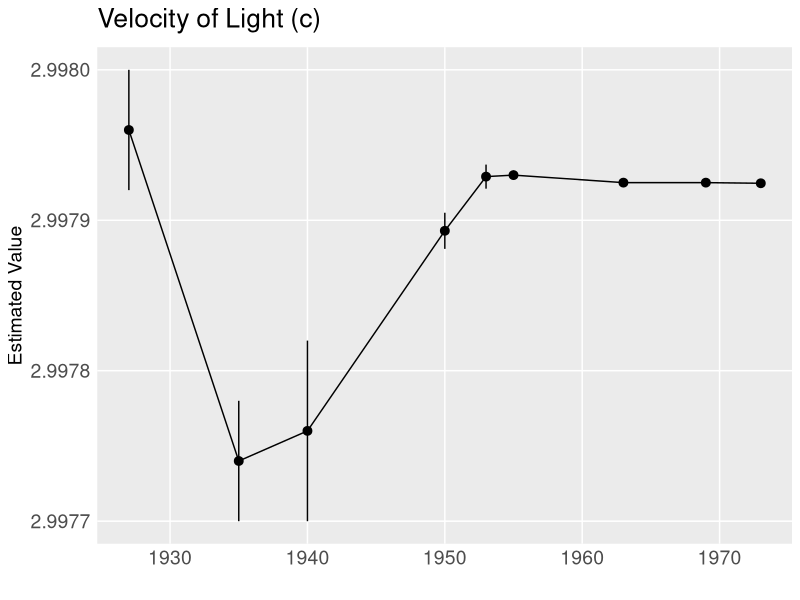
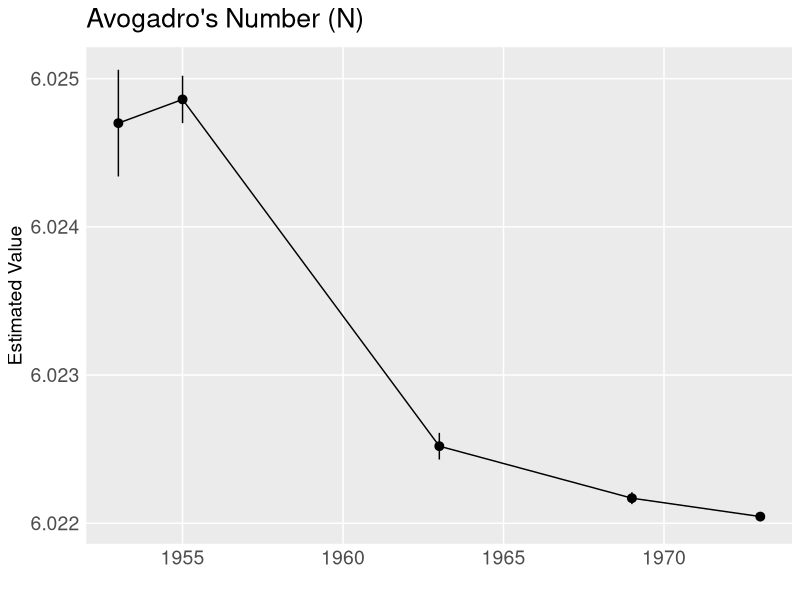
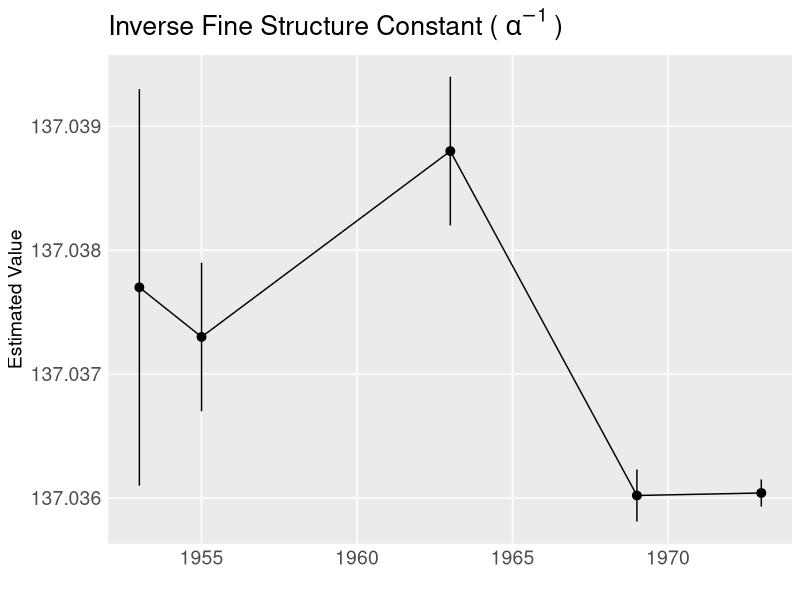
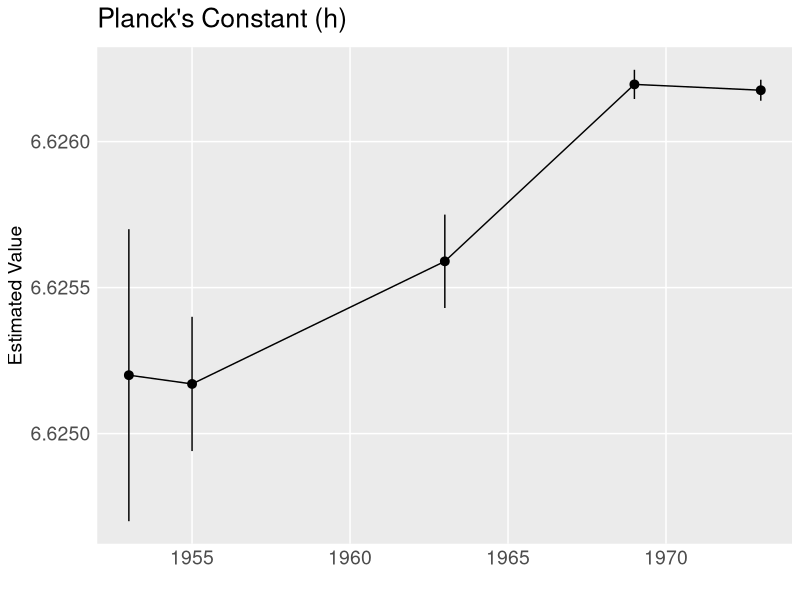
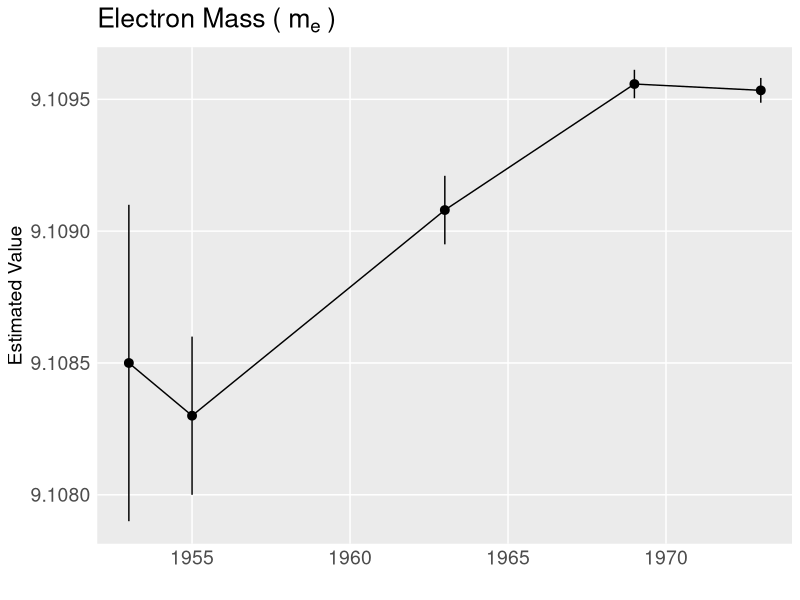
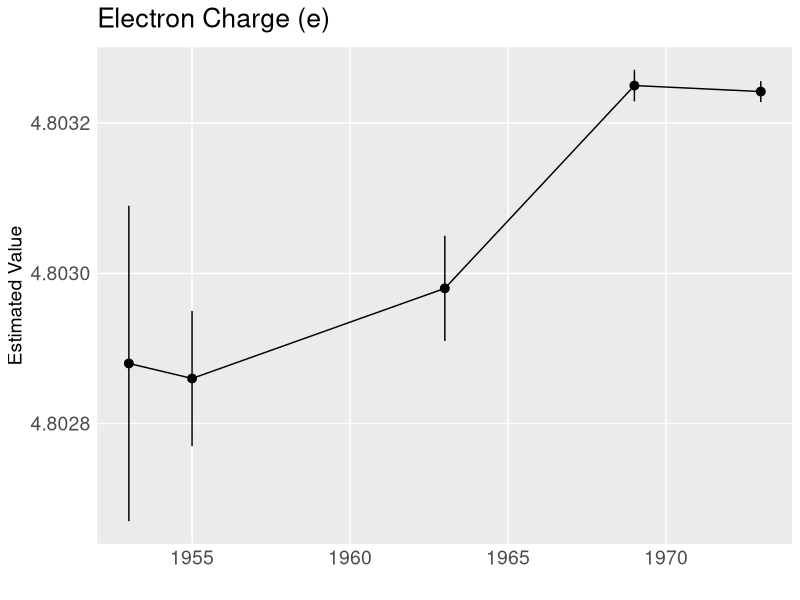
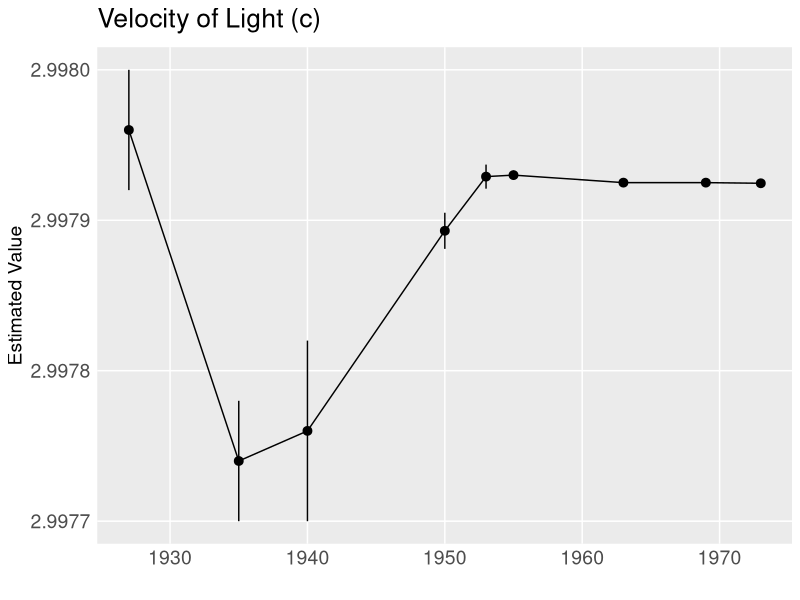
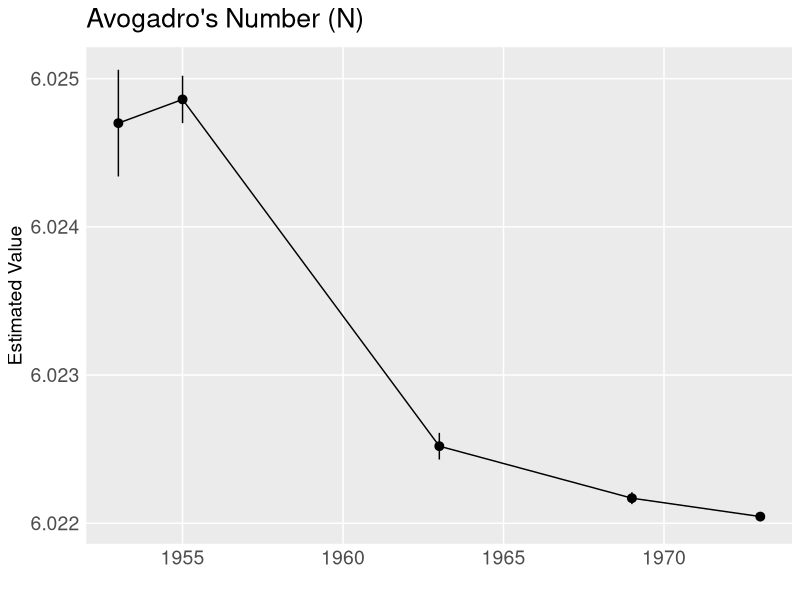

The R script that drew these images, in order:
###--------------------------------------------------------------------------------###
###--------------------------------------------------------------------------------###
### Graphics for recommended values of various physical constants
###--------------------------------------------------------------------------------###
###--------------------------------------------------------------------------------###


##-------------------------------------------------------------------------------##
## Useful variables, libraries, and functions
##-------------------------------------------------------------------------------##
# Get dplyr, ggplot2
library(tidyverse)

# Standard theme for graphics
stdtheme = theme(panel.grid.minor = element_blank(), 
                 axis.ticks = element_blank(),
                 axis.text = element_text(size = 14),
                 axis.title = element_text(size = 14), 
                 title = element_text(size = 16))

###--------------------------------------------------------------###                       
###--------------------------------------------------------------###
#' @name: revcalPlot
#' @param: cnstnt, string, the name of the constant you want to plot
#' @param: lab_title, string, the title for the plot
#' @param: data, data.frame, default to rvs defined above
#' @param: plot_theme, a theme object, default defined as stdtheme,
#             which is defined above.
#' @param: ref, numeric, reference value
#' @param: include_refline, boolean, if true, plot includes a 
#'            horizontal line for a reference value. 
#' @return: plot of recomended values over the years
###--------------------------------------------------------------###
###--------------------------------------------------------------###
recvalPlot = function(cnstnt, lab_title, data = rvs, plot_theme = stdtheme, ref = NA, include_refline = TRUE){

  # Build forest plot vs. time
  plt = data %>% 
    filter(constant == cnstnt) %>%
    ggplot() + 
    geom_pointrange(aes(x = year, y = estimate, 
                        ymin = estimate - error,
                        ymax = estimate + error)) + 
    geom_line(aes(x = year, y = estimate)) + 
    labs(title = lab_title, 
         x = "", 
         y = "Estimated Value") + 
    plot_theme # use the theme above
  
  # Add a horizonal reference line if desired
  if(include_refline){
    
    if(is.na(ref)){ # check that a reference value has been specified
      
      # if no reference value has been specified, use the 1973 value
      ref = dplyr::filter(data, constant == cnstnt, year == 1973)$estimate
    
    }
    
    # add reference line to the plot
    plt = plt + geom_hline(yintercept = ref, lty = 2)
  
  }
  
  ########## RETURN
  return(plt)
}


##-------------------------------------------------------------------------------##
## Read in data
##-------------------------------------------------------------------------------##
rvs = read.csv("./data/recommended values.csv")
head(rvs)

# Names list of constants in Fig 3, some names for the plots and filenames
cnsts  = list(cnst = c("c", "N", "1/alpha", "h", "m_e", "e"),
              name = c("Velocity of Light (c)",
                       "Avogadro's Number (N)", 
                       expression("Inverse Fine Structure Constant ("~alpha^-1~")"),
                       "Planck's Constant (h)",
                       expression("Electron Mass ("~m[e]~")"),
                       "Electron Charge (e)"),
              fname = paste0(c("speed_of_light",
                               "avogadro", 
                               "invFSC", 
                               "planck", 
                               "electron_mass", 
                               "electron_charge"), 
                             ".pdf")
        )


##-------------------------------------------------------------------------------##
## Build plots
##-------------------------------------------------------------------------------##
for(i in 1:length(cnsts$cnst)){
  cc = cnsts$cnst[i]
  labtitle = cnsts$name[i]
  fname = cnsts$fname[i]
  foo = recvalPlot(cc, labtitle, include_refline = FALSE)
  show(foo)
  ggsave(plot = foo,
         filename = paste0("./graphics/", fname),
         width = 12, height = 10)
}
